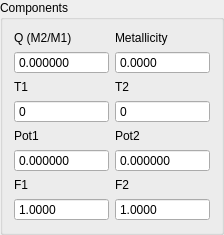
             <widget class="QGroupBox" name="groupBox_8">
              <property name="maximumSize">
               <size>
                <width>275</width>
                <height>16777215</height>
               </size>
              </property>
              <property name="title">
               <string>Components</string>
              </property>
              <layout class="QGridLayout" name="gridLayout_12">
               <item row="0" column="0">
                <widget class="QLabel" name="label_107">
                 <property name="toolTip">
                  <string>Mass ratio of binary components, M2/M1</string>
                 </property>
                 <property name="statusTip">
                  <string>RM</string>
                 </property>
                 <property name="text">
                  <string>Q (M2/M1)</string>
                 </property>
                </widget>
               </item>
               <item row="0" column="1">
                <widget class="QLabel" name="label_106">
                 <property name="toolTip">
                  <string> System metallicity as usually defined logarithmically, relative to the Sun</string>
                 </property>
                 <property name="statusTip">
                  <string>ABUNIN</string>
                 </property>
                 <property name="text">
                  <string>Metallicity</string>
                 </property>
                </widget>
               </item>
               <item row="1" column="0">
                <widget class="QDoubleSpinBox" name="q_ipt">
                 <property name="sizePolicy">
                  <sizepolicy hsizetype="Minimum" vsizetype="Fixed">
                   <horstretch>0</horstretch>
                   <verstretch>0</verstretch>
                  </sizepolicy>
                 </property>
                 <property name="buttonSymbols">
                  <enum>QAbstractSpinBox::NoButtons</enum>
                 </property>
                 <property name="correctionMode">
                  <enum>QAbstractSpinBox::CorrectToNearestValue</enum>
                 </property>
                 <property name="decimals">
                  <number>6</number>
                 </property>
                 <property name="minimum">
                  <double>0.000000000000000</double>
                 </property>
                 <property name="maximum">
                  <double>999999.000000000000000</double>
                 </property>
                </widget>
               </item>
               <item row="1" column="1">
                <widget class="QDoubleSpinBox" name="abunin_ipt">
                 <property name="sizePolicy">
                  <sizepolicy hsizetype="Minimum" vsizetype="Fixed">
                   <horstretch>0</horstretch>
                   <verstretch>0</verstretch>
                  </sizepolicy>
                 </property>
                 <property name="buttonSymbols">
                  <enum>QAbstractSpinBox::NoButtons</enum>
                 </property>
                 <property name="correctionMode">
                  <enum>QAbstractSpinBox::CorrectToNearestValue</enum>
                 </property>
                 <property name="decimals">
                  <number>4</number>
                 </property>
                 <property name="minimum">
                  <double>-99999.000000000000000</double>
                 </property>
                 <property name="maximum">
                  <double>9999.000000000000000</double>
                 </property>
                </widget>
               </item>
               <item row="2" column="0">
                <widget class="QLabel" name="label_108">
                 <property name="toolTip">
                  <string>Mean effective temperature for star 1, re-radiation or spots not included</string>
                 </property>
                 <property name="statusTip">
                  <string>TAVH</string>
                 </property>
                 <property name="text">
                  <string>T1</string>
                 </property>
                </widget>
               </item>
               <item row="2" column="1">
                <widget class="QLabel" name="label_113">
                 <property name="toolTip">
                  <string>Mean effective temperature for star 2, re-radiation or spots not included</string>
                 </property>
                 <property name="statusTip">
                  <string>TAVC</string>
                 </property>
                 <property name="text">
                  <string>T2</string>
                 </property>
                </widget>
               </item>
               <item row="3" column="0">
                <widget class="QDoubleSpinBox" name="t1_ipt">
                 <property name="sizePolicy">
                  <sizepolicy hsizetype="Minimum" vsizetype="Fixed">
                   <horstretch>0</horstretch>
                   <verstretch>0</verstretch>
                  </sizepolicy>
                 </property>
                 <property name="buttonSymbols">
                  <enum>QAbstractSpinBox::NoButtons</enum>
                 </property>
                 <property name="correctionMode">
                  <enum>QAbstractSpinBox::CorrectToNearestValue</enum>
                 </property>
                 <property name="decimals">
                  <number>0</number>
                 </property>
                 <property name="minimum">
                  <double>0.000000000000000</double>
                 </property>
                 <property name="maximum">
                  <double>99999.000000000000000</double>
                 </property>
                </widget>
               </item>
               <item row="3" column="1">
                <widget class="QDoubleSpinBox" name="t2_ipt">
                 <property name="sizePolicy">
                  <sizepolicy hsizetype="Minimum" vsizetype="Fixed">
                   <horstretch>0</horstretch>
                   <verstretch>0</verstretch>
                  </sizepolicy>
                 </property>
                 <property name="buttonSymbols">
                  <enum>QAbstractSpinBox::NoButtons</enum>
                 </property>
                 <property name="correctionMode">
                  <enum>QAbstractSpinBox::CorrectToNearestValue</enum>
                 </property>
                 <property name="decimals">
                  <number>0</number>
                 </property>
                 <property name="minimum">
                  <double>0.000000000000000</double>
                 </property>
                 <property name="maximum">
                  <double>99999.000000000000000</double>
                 </property>
                </widget>
               </item>
               <item row="4" column="0">
                <widget class="QLabel" name="label_112">
                 <property name="toolTip">
                  <string>The potential for star 1, as defined by Kopal (1954) for synchronous, circular orbit case</string>
                 </property>
                 <property name="statusTip">
                  <string>PHSV</string>
                 </property>
                 <property name="text">
                  <string>Pot1</string>
                 </property>
                </widget>
               </item>
               <item row="4" column="1">
                <widget class="QLabel" name="label_110">
                 <property name="toolTip">
                  <string>The potential for star 2, as defined by Kopal (1954) for synchronous, circular orbit case</string>
                 </property>
                 <property name="statusTip">
                  <string>PCSV</string>
                 </property>
                 <property name="text">
                  <string>Pot2</string>
                 </property>
                </widget>
               </item>
               <item row="5" column="0">
                <widget class="QDoubleSpinBox" name="pot1_ipt">
                 <property name="sizePolicy">
                  <sizepolicy hsizetype="Minimum" vsizetype="Fixed">
                   <horstretch>0</horstretch>
                   <verstretch>0</verstretch>
                  </sizepolicy>
                 </property>
                 <property name="buttonSymbols">
                  <enum>QAbstractSpinBox::NoButtons</enum>
                 </property>
                 <property name="correctionMode">
                  <enum>QAbstractSpinBox::CorrectToNearestValue</enum>
                 </property>
                 <property name="decimals">
                  <number>6</number>
                 </property>
                 <property name="minimum">
                  <double>0.000000000000000</double>
                 </property>
                 <property name="maximum">
                  <double>999999.000000000000000</double>
                 </property>
                </widget>
               </item>
               <item row="5" column="1">
                <widget class="QDoubleSpinBox" name="pot2_ipt">
                 <property name="sizePolicy">
                  <sizepolicy hsizetype="Minimum" vsizetype="Fixed">
                   <horstretch>0</horstretch>
                   <verstretch>0</verstretch>
                  </sizepolicy>
                 </property>
                 <property name="buttonSymbols">
                  <enum>QAbstractSpinBox::NoButtons</enum>
                 </property>
                 <property name="correctionMode">
                  <enum>QAbstractSpinBox::CorrectToNearestValue</enum>
                 </property>
                 <property name="decimals">
                  <number>6</number>
                 </property>
                 <property name="minimum">
                  <double>0.000000000000000</double>
                 </property>
                 <property name="maximum">
                  <double>999999.000000000000000</double>
                 </property>
                </widget>
               </item>
               <item row="6" column="0">
                <widget class="QLabel" name="label_111">
                 <property name="toolTip">
                  <string>Ratio of axial rotation rate vs. mean orbital rate for star 1</string>
                 </property>
                 <property name="text">
                  <string>F1</string>
                 </property>
                </widget>
               </item>
               <item row="6" column="1">
                <widget class="QLabel" name="label_109">
                 <property name="toolTip">
                  <string>Ratio of axial rotation rate vs. mean orbital rate for star 2</string>
                 </property>
                 <property name="text">
                  <string>F2</string>
                 </property>
                </widget>
               </item>
               <item row="7" column="0">
                <widget class="QDoubleSpinBox" name="f1_ipt">
                 <property name="sizePolicy">
                  <sizepolicy hsizetype="Minimum" vsizetype="Fixed">
                   <horstretch>0</horstretch>
                   <verstretch>0</verstretch>
                  </sizepolicy>
                 </property>
                 <property name="buttonSymbols">
                  <enum>QAbstractSpinBox::NoButtons</enum>
                 </property>
                 <property name="correctionMode">
                  <enum>QAbstractSpinBox::CorrectToNearestValue</enum>
                 </property>
                 <property name="decimals">
                  <number>4</number>
                 </property>
                 <property name="minimum">
                  <double>0.000000000000000</double>
                 </property>
                 <property name="maximum">
                  <double>99999.000000000000000</double>
                 </property>
                 <property name="value">
                  <double>1.000000000000000</double>
                 </property>
                </widget>
               </item>
               <item row="7" column="1">
                <widget class="QDoubleSpinBox" name="f2_ipt">
                 <property name="sizePolicy">
                  <sizepolicy hsizetype="Minimum" vsizetype="Fixed">
                   <horstretch>0</horstretch>
                   <verstretch>0</verstretch>
                  </sizepolicy>
                 </property>
                 <property name="buttonSymbols">
                  <enum>QAbstractSpinBox::NoButtons</enum>
                 </property>
                 <property name="correctionMode">
                  <enum>QAbstractSpinBox::CorrectToNearestValue</enum>
                 </property>
                 <property name="decimals">
                  <number>4</number>
                 </property>
                 <property name="minimum">
                  <double>0.000000000000000</double>
                 </property>
                 <property name="maximum">
                  <double>99999.000000000000000</double>
                 </property>
                 <property name="value">
                  <double>1.000000000000000</double>
                 </property>
                </widget>
               </item>
              </layout>
             </widget>
